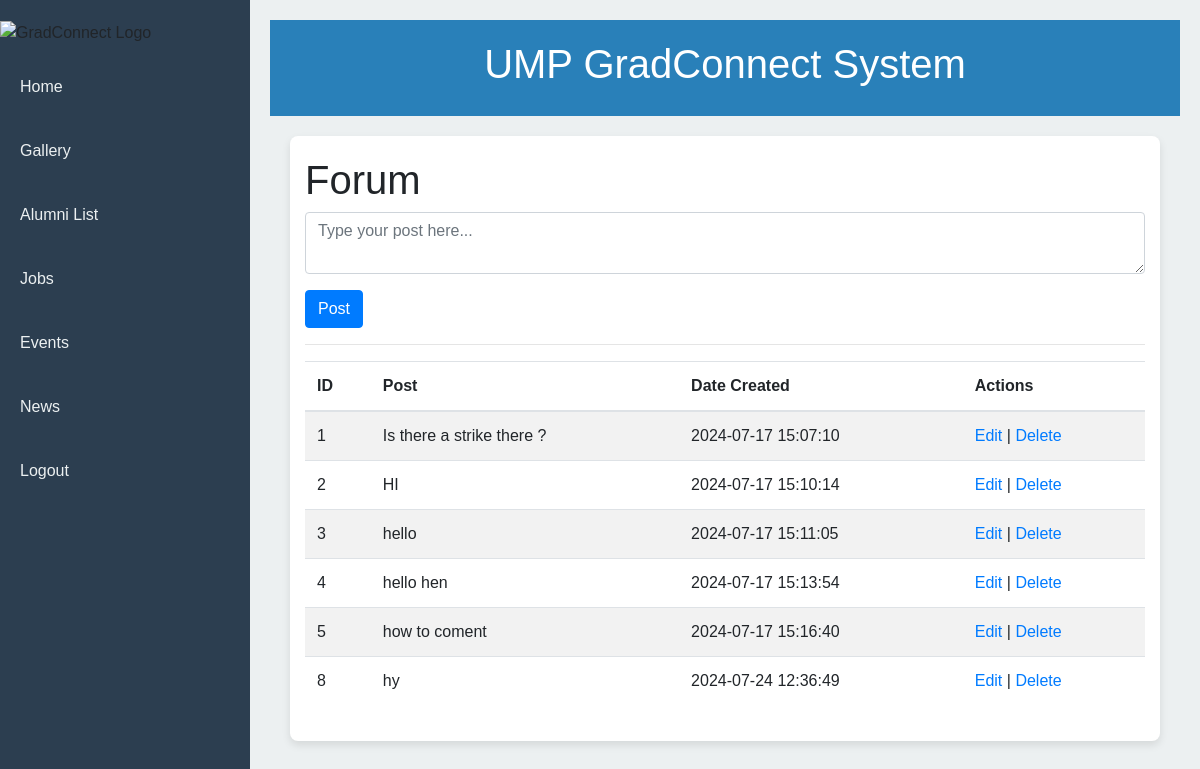
Screenshot of /gradalumni/forum.php with the database file from the repository.
### tables this page shows
CREATE TABLE `forum_topics` (
  `id` int(30) NOT NULL,
  `title` varchar(250) NOT NULL,
  `description` text NOT NULL,
  `tbl_user_id` int(30) NOT NULL,
  `date_created` datetime NOT NULL DEFAULT current_timestamp()
);

### gradalumni/forum.php (the view, shortened to what this page needs)
<!DOCTYPE html>
<html lang="en">
<head>
    <link rel="stylesheet" href="../gradalumni/css/admin.css">
    <link rel="stylesheet" href="https://cdn.jsdelivr.net/npm/bootstrap@4.6.1/dist/css/bootstrap.min.css">
</head>
<body>
    <div class="dashboard">
        <aside class="sidebar">
            <ul>
                <img src="https://www.ump.ac.za/images/logo.png" alt="GradConnect Logo" width="80%" height="70%">
                <li><a href="home.php">Home</a></li>
                <li><a href="gallery.php">Gallery</a></li>
                <li><a href="alumnilist.php">Alumni List</a></li>
                <li><a href="jobs.php">Jobs</a></li>
                <li><a href="events.php">Events</a></li>
                <li><a href="news.php">News</a></li>
                <li><a href="logout.php">Logout</a></li>
            </ul>
        </aside>
        <main class="main-content">
            <header class="header">
                <h1>UMP GradConnect System</h1>
            </header>
            <section class="content">
                <div class="container">
                    <h1>Forum</h1>
                    <form method="post">
                        <div class="form-group">
                            <textarea name="description" class="form-control" placeholder="Type your post here..." required></textarea>
                        </div>
                        <button type="submit" name="new_post" class="btn btn-primary">Post</button>
                    </form>
                    <hr>
                    <div>
                        <?php
                        $db = mysqli_connect("localhost", "root", "", "gradalumni_db");
                        $sql = "SELECT * FROM forum_topics ORDER BY id ASC";
                        $result = mysqli_query($db, $sql);
                        if (mysqli_num_rows($result) > 0) {
                            echo '<table class="table table-striped">';
                            echo '<thead>';
                            echo '<tr>';
                            echo '<th>ID</th>';
                            echo '<th>Post</th>';
                            echo '<th>Date Created</th>';
                            echo '<th>Actions</th>';
                            echo '</tr>';
                            echo '</thead>';
                            echo '<tbody>';
                            while ($row = mysqli_fetch_assoc($result)) {
                                $id = $row['id'];
                                $description = $row['description'];
                                $date = $row['date_created'];
                                echo '<tr>';
                                echo '<td>' . $id . '</td>';
                                echo '<td>' . $description . '</td>';
                                echo '<td>' . $date . '</td>';
                                echo '<td>';
                                echo '<a href="edit-forum.php?id=' . $id . '">Edit</a> | ';
                                echo '<a href="delete-forum.php?id=' . $id . '">Delete</a>';
                                echo '</td>';
                                echo '</tr>';
                            }
                            echo '</tbody>';
                            echo '</table>';
                        } else {
                            echo "<p>No topic found.</p>";
                        }
                        ?>
                    </div>
                </div>
            </section>
        </main>
    </div>
</body>
</html>

### gradalumni/css/admin.css (style rules this page uses)
* { margin: 0; padding: 0; box-sizing: border-box; font-family: Arial, sans-serif; }
body, html { height: 100%; }
.dashboard { display: flex; flex-direction: column; height: 100%; }
.sidebar { width: 250px; background-color: #2c3e50; padding-top: 20px; position: fixed; height: 100%; transition: transform 0.3s ease; z-index: 1000; }
.sidebar ul { list-style-type: none; padding: 0; }
.sidebar ul li { margin: 20px 0; }
.sidebar ul li a { color: #ecf0f1; text-decoration: none; padding: 10px 20px; display: block; }
.main-content { margin-left: 250px; padding: 20px; width: calc(100% - 250px); background-color: #ecf0f1; height: 100%; overflow-y: auto; transition: margin-left 0.3s ease, width 0.3s ease; }
.header { background-color: #2980b9; color: #fff; padding: 20px; text-align: center; }
.content { padding: 20px; }
.container { max-width: 1200px; margin: 0 auto; padding: 20px; background-color: #ffffff; border-radius: 8px; box-shadow: 0 4px 8px rgba(0, 0, 0, 0.1); }

### rows the page displays
forum_topics: id "1", description "Is there a strike there ?", date_created "2024-07-17 15:07:10"
forum_topics: id "2", description "HI", date_created "2024-07-17 15:10:14"
forum_topics: id "3", description "hello", date_created "2024-07-17 15:11:05"
forum_topics: id "4", description "hello hen", date_created "2024-07-17 15:13:54"
forum_topics: id "5", description "how to coment", date_created "2024-07-17 15:16:40"
forum_topics: id "8", description "hy", date_created "2024-07-24 12:36:49"
